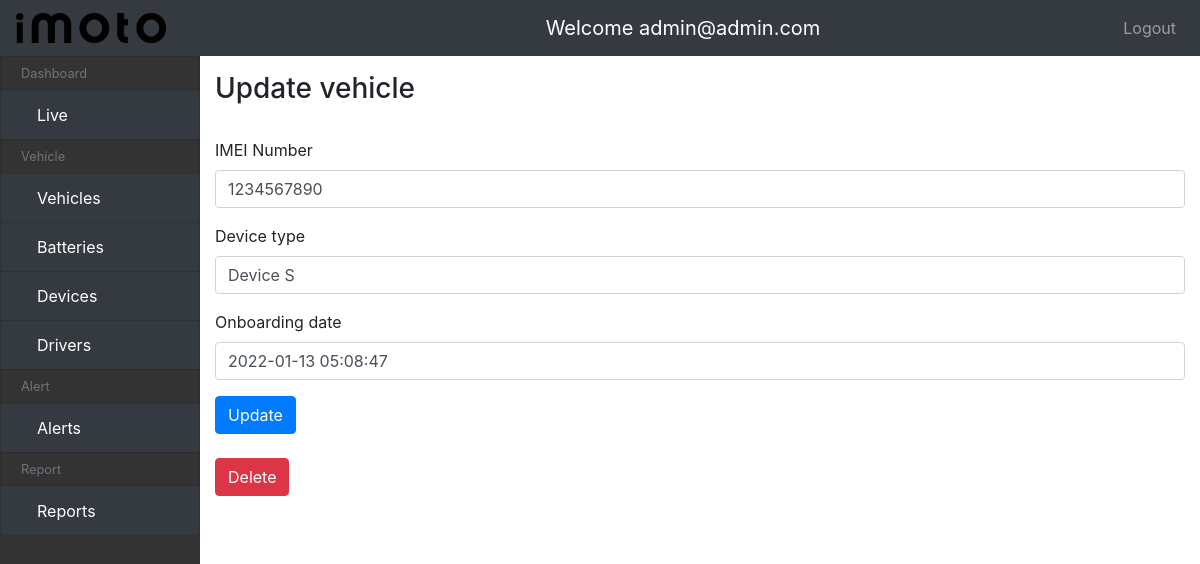
/vehicles/device/3/update/ (signed in), run on the app's committed database.
### Profile/models.py (models this page shows, shortened)
class User(AbstractBaseUser):
    email = models.EmailField(
        verbose_name='email address',
        max_length=255,
        unique=True,
    )
    name = models.CharField(
        verbose_name="name",
        max_length=255
    )
    phone = models.CharField(
        verbose_name="phone number",
        max_length=10
    )
    organization = models.CharField(
        verbose_name="organization name",
        max_length=255
    )
    role = models.CharField(
        verbose_name="role name",
        max_length=100
    )
    is_active = models.BooleanField(default=True)
    staff = models.BooleanField(default=False) # a admin user; non super-user
    admin = models.BooleanField(default=False) # a superuser
    USERNAME_FIELD = 'email'
    REQUIRED_FIELDS = [] # Email & Password are required by default.
    objects = UserManager()

### Vehicle/models.py (models this page shows, shortened)
class Device(models.Model):
    imei_number = models.CharField(
        verbose_name="IMEI Number",
        max_length=100
    )
    device_type = models.CharField(
        verbose_name="device type",
        max_length=100
    )
    onboarding_date = models.DateTimeField(
        default=timezone.now,
        verbose_name="onboarding date"
    )

### Vehicle/views.py (the view)
# urls.py: path('device/<pk>/update/', DeviceUpdateView.as_view(), name='device-update'),
class DeviceUpdateView(LoginRequiredMixin, UpdateView):
    queryset = Device.objects.all()
    template_name = "device/update_device.html"
    form_class = DeviceForm
    context_object_name = "device"

### Vehicle/forms.py
class DeviceForm(ModelForm):
    class Meta:
        model = Device
        fields = '__all__'

### templates/device/update_device.html (shortened to what this page needs)
{% extends "main.html" %}
{% load static %}
{% load bootstrap4 %}
{% block content %}
  <h3>Update vehicle</h3>
  <br>
  <form  action="{% url 'device-update' device.pk %}" method="post">
    {% bootstrap_form form %}
      <button type="submit" class="btn btn-primary">Update</button>
  </form>
<br>
  <a href="{% url 'device-delete' device.id %}"><button class="btn btn-danger">Delete</button></a>
{% endblock %}

### templates/topnav.html (shortened to what this page needs)
{% load static %}
<nav class="navbar navbar-expand-md navbar-dark bg-dark fixed-top">
    <a class="navbar-brand" href="#">
        <img src="{% static 'img/imoto_logo.png' %}" width="150" height="30" class="d-inline-block align-top" alt="">
    </a>
    <div class="mx-auto order-0">
        <a class="navbar-brand mx-auto" href="#">Welcome {{user.email}}</a>
    </div>
    <div class="navbar-collapse collapse w-100 order-3 dual-collapse2">
        <ul class="navbar-nav ml-auto">
            <li class="nav-item">
                <a class="nav-link" href="{% url 'logout' %}">Logout</a>
            </li>
        </ul>
    </div>
</nav>

### static/css/custom.css (style rules this page uses)
body { padding-top: 56px; }
* { box-sizing: border-box; }

### data on the page
User: email "admin@admin.com"
Device: imei_number "1234567890", device_type "Device S", onboarding_date "2022-01-13 05:08:47"
